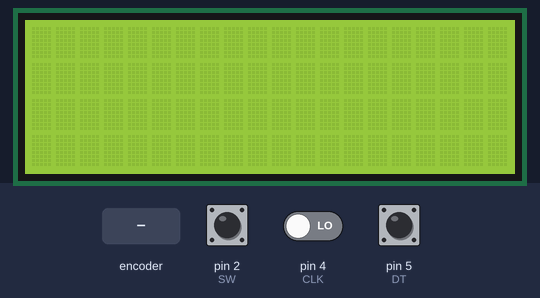
This sketch was run on a simulated Arduino Uno, built with avr-gcc and run on an emulated ATmega328P. On the bench: 20×4 character LCD. The test bench sets the inputs (shaded band); at power-on: pin 2 (SW) HIGH, pin 4 (CLK) LOW, pin 5 (DT) HIGH. What the sketch prints to the serial monitor is not drawn.

Above: at 1.2 s.
1.3 s: rotary encoder on pin 4 (CLK) / pin 5 (DT) turned 3 steps (first pin leading)
At 2.5 s:
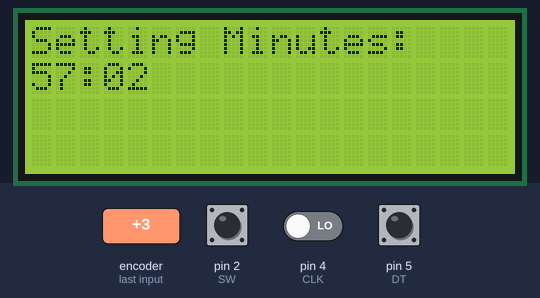
3.4 s: pin 2 (SW) pulled LOW for 0.15 s
5.0 s: pin 2 (SW) pulled LOW for 1 s
At 6.8 s:
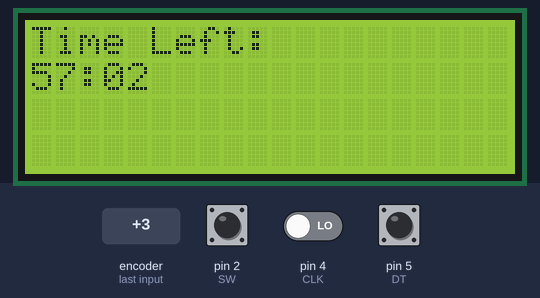
Timing chart, 0 to 8.3 s (numbered marks = the images above; inputs shaded):
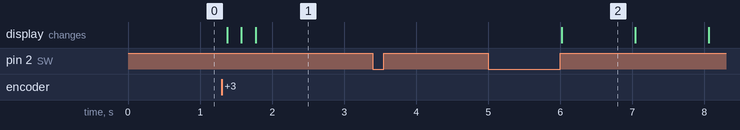

The sketch:

timer.ino
```cpp
/*
 * -> Dawson Reschke <-
 *
 * This sketch is a simple timer using the built in delay function.
 * Components required:
 * rotary encoder,
 * 20x4 LCD,
 * Small Speaker,
 *
 *
 * States to keep track of:
 *  Button State: The button changes the set time from mins - secs, then changes from time set to countdown
 *  Rotary State: the counter variable should control the time set functionality
 *  Countdown State: once the timer has started the countdown will begin. Once the countdown hits 0:0 alert, then go back to setting time.
 *  Alarm State: Once the timer has ended the alarm will go off. once the button is pressed again the alarm will be over.
 */

#include <LiquidCrystal_I2C.h>
#include<Wire.h>

LiquidCrystal_I2C lcd(0x27,20,4);

#define SW 2 // button pin, interrupt pin
#define CLK 4
#define DT 5
#define ALARMPIN 6

// button state managment:
volatile boolean BUTTONPRESSED = false; // once the button is pressed, the program will react based on the state
volatile unsigned long LASTPRESS = 1500; // must use long here, other wise the software debouncing will eventually fail
volatile int BUTTONSTATE = -1; // 0 : setting minutes, 1 : setting seconds, 2 : timer active
volatile int interruptCounter = 0;


// rotary state managment:
boolean lastCLK  = false; // we use the two to determine the direction of the rotary
boolean currentCLK = false;
int counter = 0; // this var is used for debugging

// countdown state managment:
int minutes = 0; // the minute count on the timer.
int seconds = 2; // second count

// alarm state managment:
boolean isAlarmActive = false; // true once alarm is active

//LCD Strings
String LCDStrings[] = {"Setting Minutes: ", "Setting Seconds: ", "Time Left: "};

void setup(){
  // init Serial
  Serial.begin(9600);
  //init LCD
  lcd.init();
  lcd.backlight();

  pinMode(SW, INPUT_PULLUP); // button is active low so we must apply a pull up resistor
  attachInterrupt(digitalPinToInterrupt(SW),interruptHandler,FALLING); // attach interrupt to the SW pin
  pinMode(CLK,INPUT);
  pinMode(DT,INPUT);
  // the first time that you call rotaryUpdate the states of the rotary are unknown, so you get either a positive or negative rotation
  rotaryUpdate();
  BUTTONSTATE = 0;
}

// INTERRUPT HANDLER
void interruptHandler(){ // check to see if the interrupt has happened within the last 500 milliseconds to avoid bouncing in the button
  if(millis() - LASTPRESS > 500){
    interruptCounter ++;
    BUTTONPRESSED = true;
    LASTPRESS = millis();
  }
}

void ADD(){ // in the ADD & SUB methods, there should be some restraints (no neg)
  if(BUTTONSTATE == 0){
    minutes = minutes < 59 ? minutes + 1 : 0;
  }else{
    seconds = seconds < 59 ? seconds + 1 : 0;
  }
}

void SUB(){
  if(BUTTONSTATE == 0){
    minutes = minutes > 0 ? minutes - 1 : 59;
  }else{
    seconds = seconds > 0 ? seconds - 1 : 59;
  }
}

void lcdUpdate(){ // this method should print the current time (minutes : seconds) to the LCD / in debugMode Serialprint
  String minuteString = minutes < 10 ? "0" + String(minutes) : String(minutes);
  String secondString = seconds < 10 ? "0" + String(seconds) : String(seconds);
  String settingState = LCDStrings[BUTTONSTATE];
  lcd.clear();
  lcd.setCursor(0,0);
  lcd.print(settingState);
  lcd.setCursor(0,1);
  lcd.print(minuteString + ":" + secondString);
//  Serial.println(settingState);
//  Serial.print(minuteString);
//  Serial.print(":");
//  Serial.println(secondString);
}

boolean rotaryUpdate(){ // returns true if a change occures
  boolean changed = false;
  currentCLK = digitalRead(CLK);
  // first we check to see if the state of the CLK pin has changed
  // if it has we want to record only once so we check if it is high.
  // it will go HIGH and LOW but we only want to update ONCE.
  if(currentCLK != lastCLK && currentCLK == 1){
    changed = true;
    // if DT is LOW and CLK is HIGH the rotary was turned CCW
    // else CW
    if(digitalRead(DT) != currentCLK){
      SUB();
    }else{
      ADD();
    }
  }
  lastCLK = currentCLK;
  return changed;
}

// this method is called once BUTTONSTATE = 2 , this method should countdown and keep track of alarm state
void updateTimer(){
  seconds--;
  isAlarmActive = minutes == 0 && seconds == 0;
  if(seconds == 0){
    seconds = 59;
    minutes --;
  }
  if(isAlarmActive) alarm();
}

void alarm(){ // reset isAlarmActive on button press
  Serial.println("alarm active");
  while(!BUTTONPRESSED){
    // do some alarm stuff
    digitalWrite(ALARMPIN,HIGH);
    delay(500);
    digitalWrite(ALARMPIN,LOW);
    delay(500);
  }
  // after the alarm is done, reset all of the states
  BUTTONPRESSED = false;
  BUTTONSTATE = 0;
  minutes = 0;
  seconds = 30;
  isAlarmActive = false;
  delay(500);
}

void loop(){
//  Serial.println(BUTTONSTATE);
  if(BUTTONPRESSED){ // here is one location where we need to manage the state of the button
    BUTTONSTATE = BUTTONSTATE < 2 ? BUTTONSTATE + 1 : 0;
    BUTTONPRESSED = false;
    Serial.println("an interrupt has occured");
  }
  if(BUTTONSTATE == 0){ // setting the minutes
    // here we want to print to the LCD if the user input changes
    if(rotaryUpdate()){
      lcdUpdate();
    }
  }else if(BUTTONSTATE == 1){ // setting the seconds
    if(rotaryUpdate()){
      lcdUpdate();
    }
  }else{ // the timer is active
    delay(1000);
    lcdUpdate();
    updateTimer();
  }
}
```

Measured:
- after the input at 1.3 s, the display: first changes after 0.08 s (image 1 shows a later state)
- after the input at 3.4 s, every drawn part: stays the same
- after the input at 5.0 s, the display: changes after 1.0 s (image 2)
